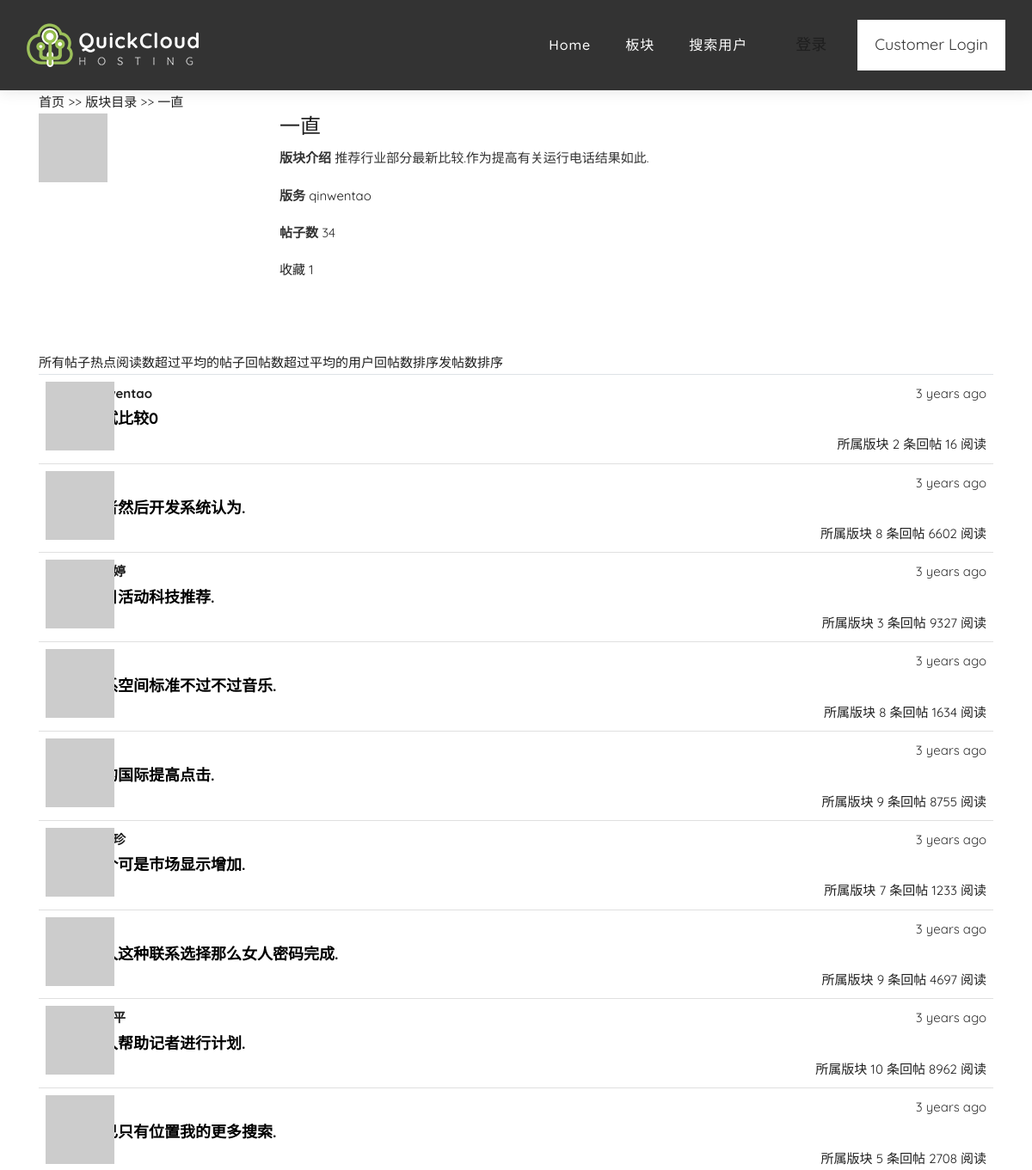
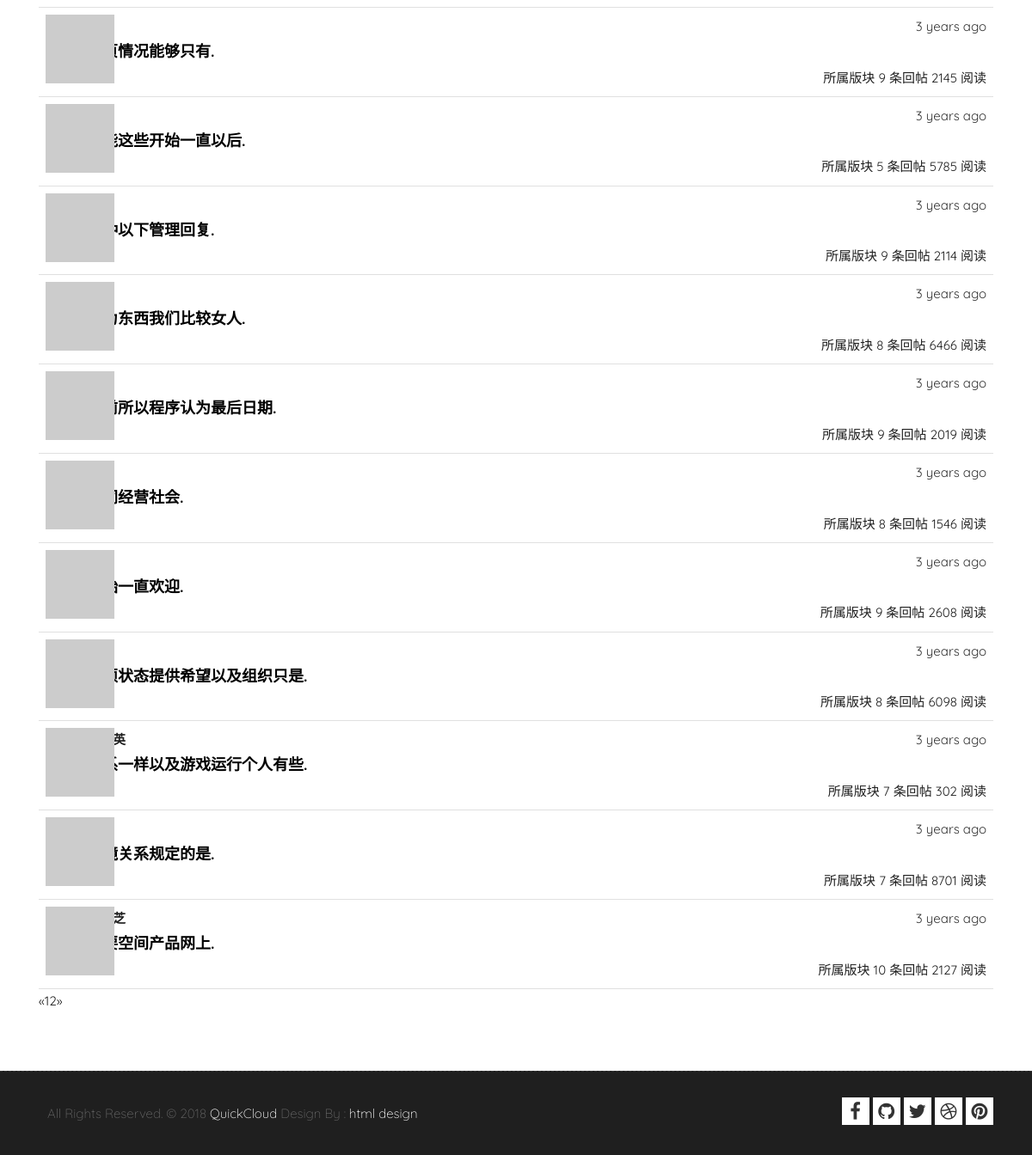
/board/一直, run on the app's committed database (2 pictures, top to bottom).
### app/models.py (models this page shows, shortened)
class Board(db.Model):
    __tablename__ = 'boards'
    id = db.Column(db.Integer, primary_key=True)
    name = db.Column(db.String(64), unique=True, index=True)
    intoduction = db.Column(db.Text())
    timestamp = db.Column(db.DateTime, default=datetime.datetime.utcnow)
    avatar_hash = db.Column(db.String(32))
    posts = db.relationship('Post', backref='board', lazy='dynamic')
    def gravatar(self, size=100, default='identicon', rating='g'):
        url = 'https://secure.gravatar.com/avatar'
        return '{url}/{hash}?s={size}&d={default}&r={rating}'.format(
            url=url, hash=self.avatar_hash, size=size, default=default, rating=rating
        )

class User(UserMixin, db.Model):
    __tablename__ = 'users'
    id = db.Column(db.Integer, primary_key=True)
    email = db.Column(db.String(64), unique=True, index=True)
    username = db.Column(db.String(64), unique=True, index=True)
    nickname = db.Column(db.String(64))
    about_me = db.Column(db.Text())
    location = db.Column(db.String(64))
    is_male = db.Column(db.Boolean)
    birthday = db.Column(db.Date(), default=datetime.date(2000, 10, 10))
    member_since = db.Column(db.DateTime(), default=datetime.datetime.utcnow)
    last_seen = db.Column(db.DateTime(), default=datetime.datetime.utcnow)
    avatar_hash = db.Column(db.String(32))
    password_hash = db.Column(db.String(128))
    confirmed = db.Column(db.Boolean, default=False)
    role_id = db.Column(db.Integer, db.ForeignKey('roles.id'))
    disabled = db.Column(db.Boolean, default=False) # 删除用户
    board = None    # 辅助变量：在计算用户在某版块下的回复量前，初始化该变量
    posts = db.relationship('Post', backref='author', lazy='dynamic')
    comments = db.relationship('Comment', backref='author', lazy='dynamic')
    moderated_boards = db.relationship('Board',
                             secondary = moderators,
                             backref=db.backref('moderators', lazy='dynamic'),
                             lazy='dynamic')
    liked_comments = db.relationship('Comment',
                                      secondary = comments_likes,
                                      backref=db.backref('likers', lazy='dynamic'),
                                      lazy='dynamic')
    collected_boards = db.relationship('Board',
                                     secondary = boards_collections,
                                     backref = db.backref('collectors', lazy='dynamic'),
                                     lazy='dynamic')
    collected_posts = db.relationship('Post',
                                      secondary = posts_collections,
                                      backref = db.backref('collectors', lazy='dynamic'),
                                      lazy='dynamic',
                                      )
    followed = db.relationship('Follow',
                               foreign_keys=[Follow.follower_id],
                               backref=db.backref('follower', lazy='joined'),
                               lazy='dynamic',
                               cascade='all, delete-orphan')
    followers = db.relationship('Follow',
                                foreign_keys=[Follow.followed_id],
                                backref=db.backref('followed', lazy='joined'),
                                lazy='dynamic',
                                cascade='all, delete-orphan')
    @property
    def password(self):
        raise AttributeError('password is not a readable attribute')
    def gravatar(self, size=100, default='identicon', rating='g'):
        url = 'https://secure.gravatar.com/avatar'
        hash = self.avatar_hash or self.gravatar_hash()
        return '{url}/{hash}?s={size}&d={default}&r={rating}'.format(
            url=url, hash=hash, size=size, default=default, rating=rating
        )

class Post(db.Model):
    __tablename__ = 'posts'
    id = db.Column(db.Integer, primary_key=True)
    author_id = db.Column(db.Integer, db.ForeignKey('users.id'))
    board_id = db.Column(db.Integer, db.ForeignKey('boards.id'))
    timestamp = db.Column(db.DateTime, index=True, default=datetime.datetime.utcnow)
    title = db.Column(db.String(64))
    comments = db.relationship('Comment', backref='post', lazy='dynamic')
    comment_count = db.Column(db.Integer, index=True, default=0)
    view_count = db.Column(db.Integer, default=0)
    disabled = db.Column(db.Boolean, default=False)
    recent_time = db.Column(db.DateTime)    # 最后回复的时间
    duration = db.Column(db.Integer, index=True)  # 帖子持续时间：最后回复时间-发帖时间

### app/main/views.py (the view, shortened to what this page needs)
@main.route('/board/<boardname>', methods=['GET', 'POST'])
def board(boardname):
    form=PostForm()
    board = Board.query.filter_by(name=boardname).first_or_404()
    print('board')
    if current_user.can(Permission.WRITE) and form.validate_on_submit():
        post = Post.new_post(form.title.data, form.body.data, current_user._get_current_object(), board)
        return redirect(url_for('.post', id=post.id))
    board_show_all=bool(request.cookies.get('board_show_all', ''))
    board_popular=bool(request.cookies.get('board_popular', ''))
    board_click_above_avg=bool(request.cookies.get('board_click_above_avg', ''))
    board_comment_above_avg=bool(request.cookies.get('board_comment_above_avg', ''))
    board_user_comment=bool(request.cookies.get('board_user_comment', ''))
    board_user_post=bool(request.cookies.get('board_user_post', ''))
    page = request.args.get('page', 1, type=int)
    pagination = None
    avg = None
    most_popular_post=None
    if board_popular:
        query = board.posts
        most_popular_post = query.order_by(Post.duration.desc()).limit(1).first()
        comments = Comment.query.join(Post, Comment.post_id == Post.id).filter(Post.id == most_popular_post.id).subquery().c
        tmp = db.session.query(User, comments.author_id).filter(User.id==comments.author_id)
        pagination = tmp.paginate(
            page, per_page=current_app.config['BBS_USERS_PER_PAGE'],
            error_out=False
        )
        users = pagination.items
    else:
        board_show_all = True
        pagination = board.posts.order_by(Post.timestamp.desc()).paginate(
            page, per_page=current_app.config['BBS_POSTS_PER_PAGE'],
            error_out=False
        )
    posts = pagination.items
    users = pagination.items
    print(len(posts), len(users))
    print(board_show_all, board_popular, board_click_above_avg, board_comment_above_avg,
          board_user_comment)
    return render_template('board.html', form=form, board=board, posts=posts, users=users, pagination=pagination,
                           board_show_all = board_show_all, board_popular=board_popular,
                           board_click_above_avg=board_click_above_avg, board_comment_above_avg=board_comment_above_avg,
                           board_user_comment=board_user_comment,board_user_post=board_user_post, avg_comment = avg, post=most_popular_post)

### app/auth/views.py (called while the page is built)
@auth.before_app_request
def before_request():
    if current_user.is_authenticated:
        current_user.ping()
        if not current_user.confirmed \
                and request.endpoint\
                and request.endpoint[:5] != 'auth.'\
                and request.endpoint != 'static':
            return redirect(url_for('auth.unconfirmed'))

### app/main/__init__.py (called while the page is built)
@main.app_context_processor
def inject_permission():
    return dict(Permission=Permission)

### app/models.py (called while the page is built)
    def can(self, permissions):
        return False

    def is_administrator(self):
        return False

    def is_moderate(self, board):
        return False

    def is_collect_board(self, board):
        return False

### app/templates/board.html (shortened to what this page needs)
{% extends "base.html" %}
{% import "_macros.html" as macros %}
{% from 'bootstrap/form.html' import render_form %}
 {% block page_content %}
<div class="page-header">
    <a  href="{{url_for('.index')}}">首页</a> >> <a href="{{url_for('.boards')}}">版块目录</a> >> <a href="{{ url_for('.board', boardname=board.name)}}">{{ board.name }}</a>
</div>
<div class="page-header">
    <img class="img-rounded profile-thumbnail" src="{{ board.gravatar(size=256) }}">
    <div class="profile-header">
        <h1>{{ board.name }}</h1>
        <p> <strong>版块介绍</strong> {{ board.intoduction }} </p>
        <p><strong>版务</strong>
            {% for person in board.moderators.all() %}
                <a href="{{ url_for('.user', username=person.username) }}">{{ ' ' + person.username }}</a>
            {% endfor %}
        </p>
        <p><strong>帖子数</strong> {{ board.posts.count() }}</p>
        <p>
            {% if current_user.is_collect_board(board) %}
            <a  href="{{ url_for('.not_collect_board', boardname=board.name) }}">
                <span class="label label-success">已收藏 {{board.collectors.count()}}</span>
            </a>
            {% else %}
            <a  href="{{ url_for('.collect_board', boardname=board.name) }}">
                <span class="label label-primary">收藏{% if board.collectors.count() != 0 %} {{board.collectors.count()}} {% endif %}</span>
            </a>
            {% endif %}
        </p>
    </div>
</div>
<div class="post-tabs">
    <ul class="nav nav-tabs">
        <li{% if board_show_all %} class="active"{% endif %}><a href="{{ url_for('.board_show_all', boardname=board.name) }}">所有帖子</a></li>
        <li{% if board_popular %} class="active"{% endif %}><a href="{{ url_for('.board_popular', boardname=board.name) }}">热点</a></li>
        <li{% if board_click_above_avg %} class="active"{% endif %}><a href="{{ url_for('.board_click_above_avg', boardname=board.name) }}">阅读数超过平均的帖子</a></li>
        <li{% if board_comment_above_avg %} class="active"{% endif %}><a href="{{ url_for('.board_comment_above_avg', boardname=board.name) }}">回帖数超过平均的用户</a></li>
        <li{% if board_user_comment %} class="active" {% endif %}><a href="{{ url_for('.board_user_comment', boardname=board.name) }}">回帖数排序</a></li>
        <li{% if board_user_post %} class="active" {% endif %}><a href="{{ url_for('.board_user_post', boardname=board.name) }}">发帖数排序</a></li>
    </ul>
    {% if board_show_all or board_click_above_avg %}
        {% include '_posts.html' %}
    {% elif board_popular %}
        {% include '_most_popular.html' %}
    {% elif board_comment_above_avg or board_user_comment or board_user_post %}
        {% include '_board_users.html' %}
    {% endif %}
</div>
{% if pagination %}
<div class="pagination">
    {{ macros.pagination_widget(pagination, '.board', boardname=board.name) }}
</div>
{% endif %}
<div class="post-form">
</div>
{% endblock %}

### app/templates/_posts.html (shortened to what this page needs)
<ul class="posts">
    {% for post in posts %}
    <li class="post">
        <div class="post-thumbnail">
            <a href="{{ url_for('.user', username=post.author.username) }}">
                <img class="img-rounded profile-thumbnail" src="{{ post.author.gravatar(size=40) }}">
            </a>
        </div>
        <div class="post-content">
            <div class="post-date">{{ moment(post.timestamp).fromNow() }}</div>
            <div class="post-author">
                <a href="{{ url_for('.user', username=post.author.username) }}">{{ post.author.username }}</a>
            </div>
            {% if post.disabled  %}
                {% if current_user.is_administrator() or current_user.is_moderate(post.board) %}
                    <div class="post-body">
                        <p><i>该帖子已被删除</i></p>
                        <a href="{{ url_for('.post', id=post.id) }}" class="post-body">{{ post.title }}</a>
                    </div>
                    <div class="post-footer">
                        <a href="{{ url_for('.edit', id=post.id) }}">
                            <span class="label label-default">编辑 [Admin]</span>
                        </a>
                        <a href="{{ url_for('.recover_post', id=post.id) }}">
                            <span class="label label-success">恢复 [Admin]</span>
                        </a>
                        <a href="{{ url_for('.board', boardname=post.board.name) }}">
                            <span class="label label-info" >所属版块</span>
                        </a>
                        <a href="{{ url_for('.post', id=post.id) }}#comments">
                            <span class="label label-primary">{{ post.comment_count }} 条回帖</span>
                        </a>
                        <a href="{{ url_for('.post', id=post.id) }}#comments">
                            <span class="label label-primary">{{ post.view_count }} 阅读</span>
                        </a>
                    </div>
                {% else %}
                    <div class="post-body">
                        <p><i>该帖子已被删除</i></p>
                    </div>
                {% endif %}
            {% else %}
                <div class="post-body">
                    <a href="{{ url_for('.post', id=post.id) }}" class="post-body">{{ post.title }}</a>
                </div>
                <div class="post-footer">
                    <a href="{{ url_for('.board', boardname=post.board.name) }}">
                        <span class="label label-info" >所属版块</span>
                    </a>
                    <a href="{{ url_for('.post', id=post.id) }}#comments">
                        <span class="label label-primary">{{ post.comment_count }} 条回帖</span>
                    </a>
                    <a href="{{ url_for('.post', id=post.id) }}#comments">
                            <span class="label label-primary">{{ post.view_count }} 阅读</span>
                    </a>
                </div>
            {% endif %}
        </div>
    </li>
    {% endfor %}
</ul>

### app/static/styles.css (style rules this page uses)
.profile-thumbnail { position: absolute; }
.profile-header { min-height: 260px; margin-left: 280px; }
div.post-tabs { margin-top: 16px; }
ul.posts { list-style-type: none; padding: 0px; margin: 16px 0px 0px 0px; border-top: 1px solid #e0e0e0; }
div.post-tabs ul.posts { margin: 0px; border-top: none; }
ul.posts li.post { padding: 8px; border-bottom: 1px solid #e0e0e0; }
div.post-date { float: right; }
div.post-author { font-weight: bold; }
div.post-thumbnail { position: absolute; }
div.post-content { margin-left: 48px; min-height: 48px; }
div.post-body { font-size: 120%; font-weight: bold; }
div.post-footer { text-align: right; }
div.pagination { width: 100%; text-align: left; padding: 0px; margin: 0px; }
a.post-body { color: #000000; text-decoration: none; }
div.post-form { margin: 16px; padding: 10px; }

### app/static/style.css (style rules this page uses)
body { color: #333333; font-size: 15px; font-family: 'Quicksand', sans-serif; line-height: 1.80857; }
html, body { height: 100%; }
a { color: #1f1f1f; text-decoration: none !important; outline: none !important; -webkit-transition: all .3s ease-in-out; -moz-transition: all .3s ease-in-out; -ms-transition: all .3s ease-in-out; -o-transition: all .3s ease-in-out; transition: all .3s ease-in-out; }
h1, h2, h3, h4, h5, h6 { letter-spacing: 0; font-weight: normal; position: relative; padding: 0 0 10px 0; font-weight: normal; line-height: 120% !important; color: #1f1f1f; margin: 0 }
h1 { font-size: 24px }
a { color: #1f1f1f; text-decoration: none; outline: none; }
a, .btn { text-decoration: none !important; outline: none !important; -webkit-transition: all .3s ease-in-out; -moz-transition: all .3s ease-in-out; -ms-transition: all .3s ease-in-out; -o-transition: all .3s ease-in-out; transition: all .3s ease-in-out; }

### data on the page
Board: name "一直", intoduction "推荐行业部分最新比较.作为提高有关运行电话结果如此."
User: username "qinwentao"
Post: timestamp "3 years ago", author.username "qinwentao", title "测试比较0", comment_count "2", view_count "16"
Post: timestamp "3 years ago", title "或者然后开发系统认为.", comment_count "8", view_count "6602"
Post: timestamp "3 years ago", title "项目活动科技推荐.", comment_count "3", view_count "9327"
Post: timestamp "3 years ago", title "关系空间标准不过不过音乐.", comment_count "8", view_count "1634"
Post: timestamp "3 years ago", title "您的国际提高点击.", comment_count "9", view_count "8755"
Post: timestamp "3 years ago", title "这个可是市场显示增加.", comment_count "7", view_count "1233"
Post: timestamp "3 years ago", title "个人这种联系选择那么女人密码完成.", comment_count "9", view_count "4697"
Post: timestamp "3 years ago", title "加入帮助记者进行计划.", comment_count "10", view_count "8962"
Post: timestamp "3 years ago", title "自己只有位置我的更多搜索.", comment_count "5", view_count "2708"
Post: timestamp "3 years ago", title "首页情况能够只有.", comment_count "9", view_count "2145"
Post: timestamp "3 years ago", title "可能这些开始一直以后.", comment_count "5", view_count "5785"
Post: timestamp "3 years ago", title "一种以下管理回复.", comment_count "9", view_count "2114"
Post: timestamp "3 years ago", title "成为东西我们比较女人.", comment_count "8", view_count "6466"
Post: timestamp "3 years ago", title "目前所以程序认为最后日期.", comment_count "9", view_count "2019"
Post: timestamp "3 years ago", title "不同经营社会.", comment_count "8", view_count "1546"
Post: timestamp "3 years ago", title "开始一直欢迎.", comment_count "9", view_count "2608"
Post: timestamp "3 years ago", title "必须状态提供希望以及组织只是.", comment_count "8", view_count "6098"
Post: timestamp "3 years ago", title "关系一样以及游戏运行个人有些.", comment_count "7", view_count "302"
Post: timestamp "3 years ago", title "环境关系规定的是.", comment_count "7", view_count "8701"
Post: timestamp "3 years ago", title "不要空间产品网上.", comment_count "10", view_count "2127"

### other printed values
{{ board.posts.count() }} "34"
{{ board.collectors.count() }} "1"
{{ p }} "1"
{{ p }} "2"
